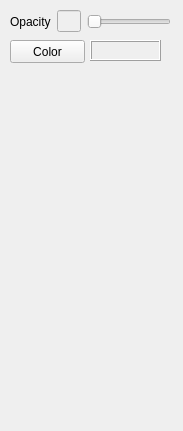
<?xml version="1.0" encoding="UTF-8"?>
<ui version="4.0">
 <class>mafPipeVisualSurface</class>
 <widget class="QWidget" name="mafPipeVisualSurface">
  <property name="geometry">
   <rect>
    <x>0</x>
    <y>0</y>
    <width>183</width>
    <height>431</height>
   </rect>
  </property>
  <property name="windowTitle">
   <string>Form</string>
  </property>
  <widget class="QWidget" name="verticalLayoutWidget">
   <property name="geometry">
    <rect>
     <x>10</x>
     <y>80</y>
     <width>161</width>
     <height>331</height>
    </rect>
   </property>
   <layout class="QVBoxLayout" name="verticalLayout">
    <item>
     <spacer name="verticalSpacer">
      <property name="orientation">
       <enum>Qt::Vertical</enum>
      </property>
      <property name="sizeHint" stdset="0">
       <size>
        <width>20</width>
        <height>40</height>
       </size>
      </property>
     </spacer>
    </item>
   </layout>
  </widget>
  <widget class="QWidget" name="formLayoutWidget">
   <property name="geometry">
    <rect>
     <x>10</x>
     <y>10</y>
     <width>161</width>
     <height>23</height>
    </rect>
   </property>
   <layout class="QHBoxLayout" name="horizontalLayout_2">
    <item>
     <widget class="QLabel" name="opacityLabel">
      <property name="sizePolicy">
       <sizepolicy hsizetype="Fixed" vsizetype="Preferred">
        <horstretch>0</horstretch>
        <verstretch>0</verstretch>
       </sizepolicy>
      </property>
      <property name="text">
       <string>Opacity</string>
      </property>
     </widget>
    </item>
    <item>
     <widget class="QLineEdit" name="opacityValue">
      <property name="enabled">
       <bool>false</bool>
      </property>
      <property name="sizePolicy">
       <sizepolicy hsizetype="Ignored" vsizetype="Fixed">
        <horstretch>0</horstretch>
        <verstretch>0</verstretch>
       </sizepolicy>
      </property>
      <property name="maxLength">
       <number>4</number>
      </property>
     </widget>
    </item>
    <item>
     <widget class="QSlider" name="opacityValueSlider">
      <property name="sizePolicy">
       <sizepolicy hsizetype="Maximum" vsizetype="Fixed">
        <horstretch>0</horstretch>
        <verstretch>0</verstretch>
       </sizepolicy>
      </property>
      <property name="maximum">
       <number>100</number>
      </property>
      <property name="orientation">
       <enum>Qt::Horizontal</enum>
      </property>
     </widget>
    </item>
   </layout>
  </widget>
  <widget class="QPushButton" name="colorButton">
   <property name="geometry">
    <rect>
     <x>10</x>
     <y>40</y>
     <width>75</width>
     <height>23</height>
    </rect>
   </property>
   <property name="toolTip">
    <string>Select color</string>
   </property>
   <property name="text">
    <string>Color</string>
   </property>
  </widget>
  <widget class="QFrame" name="colorFrame">
   <property name="enabled">
    <bool>true</bool>
   </property>
   <property name="geometry">
    <rect>
     <x>90</x>
     <y>40</y>
     <width>71</width>
     <height>21</height>
    </rect>
   </property>
   <property name="autoFillBackground">
    <bool>true</bool>
   </property>
   <property name="frameShape">
    <enum>QFrame::Box</enum>
   </property>
   <property name="frameShadow">
    <enum>QFrame::Raised</enum>
   </property>
  </widget>
 </widget>
 <resources/>
 <connections/>
</ui>
